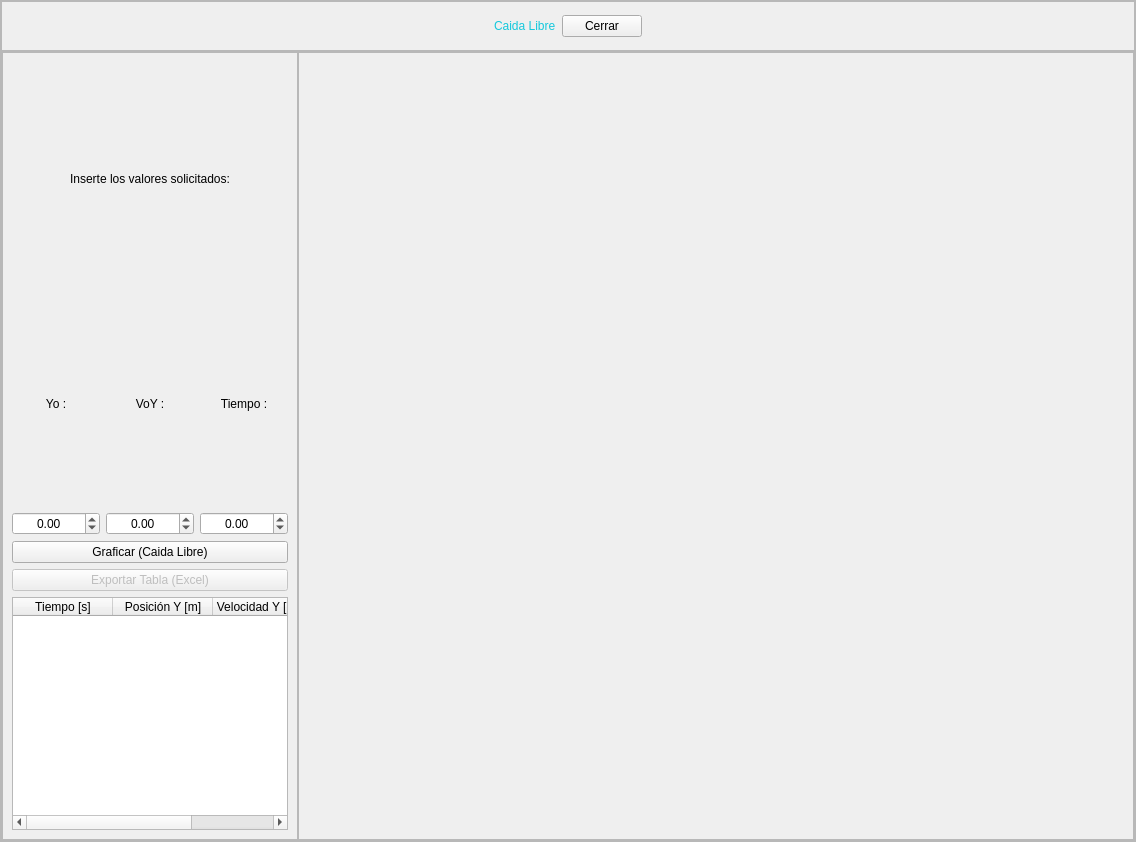
<?xml version="1.0" encoding="UTF-8"?>
<ui version="4.0">
 <class>MainWindow</class>
 <widget class="QMainWindow" name="MainWindow">
  <property name="geometry">
   <rect>
    <x>0</x>
    <y>0</y>
    <width>1136</width>
    <height>842</height>
   </rect>
  </property>
  <property name="windowTitle">
   <string>MainWindow</string>
  </property>
  <widget class="QWidget" name="centralwidget">
   <layout class="QVBoxLayout" name="verticalLayout">
    <property name="spacing">
     <number>0</number>
    </property>
    <property name="leftMargin">
     <number>0</number>
    </property>
    <property name="topMargin">
     <number>0</number>
    </property>
    <property name="rightMargin">
     <number>0</number>
    </property>
    <property name="bottomMargin">
     <number>0</number>
    </property>
    <item>
     <widget class="QFrame" name="frame">
      <property name="frameShape">
       <enum>QFrame::StyledPanel</enum>
      </property>
      <property name="frameShadow">
       <enum>QFrame::Raised</enum>
      </property>
      <layout class="QVBoxLayout" name="verticalLayout_2" stretch="1,8">
       <property name="spacing">
        <number>0</number>
       </property>
       <property name="leftMargin">
        <number>0</number>
       </property>
       <property name="topMargin">
        <number>0</number>
       </property>
       <property name="rightMargin">
        <number>0</number>
       </property>
       <property name="bottomMargin">
        <number>0</number>
       </property>
       <item>
        <widget class="QFrame" name="frame_2">
         <property name="maximumSize">
          <size>
           <width>16777215</width>
           <height>50</height>
          </size>
         </property>
         <property name="styleSheet">
          <string notr="true">QLabel{
font: 87 12pt &quot;Arial Black&quot;;
color: rgb(20, 200,220);
}

QPushButton{
	font: 10pt &quot;MS Shell Dlg 2&quot;;
}</string>
         </property>
         <property name="frameShape">
          <enum>QFrame::StyledPanel</enum>
         </property>
         <property name="frameShadow">
          <enum>QFrame::Raised</enum>
         </property>
         <layout class="QHBoxLayout" name="horizontalLayout">
          <item>
           <spacer name="horizontalSpacer">
            <property name="orientation">
             <enum>Qt::Horizontal</enum>
            </property>
            <property name="sizeHint" stdset="0">
             <size>
              <width>421</width>
              <height>20</height>
             </size>
            </property>
           </spacer>
          </item>
          <item>
           <widget class="QLabel" name="label">
            <property name="styleSheet">
             <string notr="true"/>
            </property>
            <property name="text">
             <string>Caida Libre</string>
            </property>
           </widget>
          </item>
          <item>
           <widget class="QPushButton" name="button_cerrar">
            <property name="text">
             <string>Cerrar</string>
            </property>
           </widget>
          </item>
          <item>
           <spacer name="horizontalSpacer_2">
            <property name="orientation">
             <enum>Qt::Horizontal</enum>
            </property>
            <property name="sizeHint" stdset="0">
             <size>
              <width>421</width>
              <height>20</height>
             </size>
            </property>
           </spacer>
          </item>
         </layout>
        </widget>
       </item>
       <item>
        <widget class="QFrame" name="frame_3">
         <property name="frameShape">
          <enum>QFrame::StyledPanel</enum>
         </property>
         <property name="frameShadow">
          <enum>QFrame::Raised</enum>
         </property>
         <layout class="QHBoxLayout" name="horizontalLayout_2" stretch="1,4">
          <property name="spacing">
           <number>0</number>
          </property>
          <property name="leftMargin">
           <number>0</number>
          </property>
          <property name="topMargin">
           <number>0</number>
          </property>
          <property name="rightMargin">
           <number>0</number>
          </property>
          <property name="bottomMargin">
           <number>0</number>
          </property>
          <item>
           <widget class="QFrame" name="frame_4">
            <property name="styleSheet">
             <string notr="true">font: 10pt &quot;MS Shell Dlg 2&quot;;</string>
            </property>
            <property name="frameShape">
             <enum>QFrame::StyledPanel</enum>
            </property>
            <property name="frameShadow">
             <enum>QFrame::Raised</enum>
            </property>
            <layout class="QVBoxLayout" name="verticalLayout_3" stretch="1,1,1,0,1">
             <item>
              <widget class="QLabel" name="label_2">
               <property name="text">
                <string>Inserte los valores solicitados:</string>
               </property>
               <property name="alignment">
                <set>Qt::AlignCenter</set>
               </property>
              </widget>
             </item>
             <item>
              <layout class="QGridLayout" name="gridLayout">
               <item row="0" column="1">
                <widget class="QLabel" name="label_4">
                 <property name="text">
                  <string>VoY :</string>
                 </property>
                 <property name="alignment">
                  <set>Qt::AlignCenter</set>
                 </property>
                </widget>
               </item>
               <item row="1" column="1">
                <widget class="QDoubleSpinBox" name="sBox_Voy">
                 <property name="alignment">
                  <set>Qt::AlignCenter</set>
                 </property>
                 <property name="minimum">
                  <double>-100000.000000000000000</double>
                 </property>
                 <property name="maximum">
                  <double>100000.000000000000000</double>
                 </property>
                </widget>
               </item>
               <item row="1" column="0">
                <widget class="QDoubleSpinBox" name="sBox_Yo">
                 <property name="alignment">
                  <set>Qt::AlignCenter</set>
                 </property>
                 <property name="minimum">
                  <double>-100000.000000000000000</double>
                 </property>
                 <property name="maximum">
                  <double>100000.000000000000000</double>
                 </property>
                </widget>
               </item>
               <item row="0" column="2">
                <widget class="QLabel" name="label_5">
                 <property name="text">
                  <string>Tiempo :</string>
                 </property>
                 <property name="alignment">
                  <set>Qt::AlignCenter</set>
                 </property>
                </widget>
               </item>
               <item row="0" column="0">
                <widget class="QLabel" name="label_3">
                 <property name="text">
                  <string>Yo :</string>
                 </property>
                 <property name="alignment">
                  <set>Qt::AlignCenter</set>
                 </property>
                </widget>
               </item>
               <item row="1" column="2">
                <widget class="QDoubleSpinBox" name="sBox_tiempo">
                 <property name="alignment">
                  <set>Qt::AlignCenter</set>
                 </property>
                 <property name="minimum">
                  <double>-100000.000000000000000</double>
                 </property>
                 <property name="maximum">
                  <double>100000.000000000000000</double>
                 </property>
                </widget>
               </item>
              </layout>
             </item>
             <item>
              <widget class="QPushButton" name="button_graficar">
               <property name="text">
                <string>Graficar (Caida Libre)</string>
               </property>
              </widget>
             </item>
             <item>
              <widget class="QPushButton" name="button_tabla">
               <property name="enabled">
                <bool>false</bool>
               </property>
               <property name="text">
                <string>Exportar Tabla (Excel)</string>
               </property>
              </widget>
             </item>
             <item>
              <widget class="QTableWidget" name="tabla_libre">
               <column>
                <property name="text">
                 <string>Tiempo [s]</string>
                </property>
               </column>
               <column>
                <property name="text">
                 <string>Posición Y [m]</string>
                </property>
               </column>
               <column>
                <property name="text">
                 <string>Velocidad Y [m/s]</string>
                </property>
               </column>
              </widget>
             </item>
            </layout>
           </widget>
          </item>
          <item>
           <widget class="QFrame" name="frame_5">
            <property name="frameShape">
             <enum>QFrame::StyledPanel</enum>
            </property>
            <property name="frameShadow">
             <enum>QFrame::Raised</enum>
            </property>
            <layout class="QHBoxLayout" name="horizontalLayout_3">
             <item>
              <layout class="QVBoxLayout" name="graf_pos"/>
             </item>
             <item>
              <layout class="QVBoxLayout" name="graf_vel"/>
             </item>
            </layout>
           </widget>
          </item>
         </layout>
        </widget>
       </item>
      </layout>
     </widget>
    </item>
   </layout>
  </widget>
 </widget>
 <resources/>
 <connections/>
</ui>
